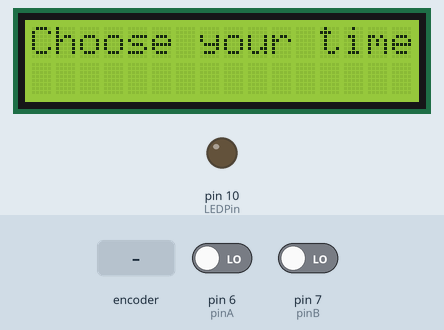
This sketch was run on a simulated Arduino Uno, built with avr-gcc and run on an emulated ATmega328P. Parts: 16×2 character LCD, output pins drawn as LEDs (lit = HIGH). The inputs (shaded band) are chosen by the test bench; at power-on: pin 6 (pinA) LOW, pin 7 (pinB) LOW.

Above: at 1.3 s.
1.4 s: rotary encoder on pin 6 (pinA) / pin 7 (pinB) turned 1 step (first pin leading)
At 2.7 s:
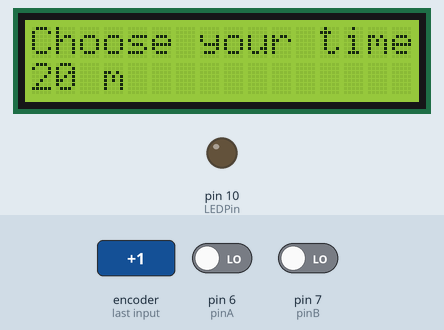
At 10.3 s:
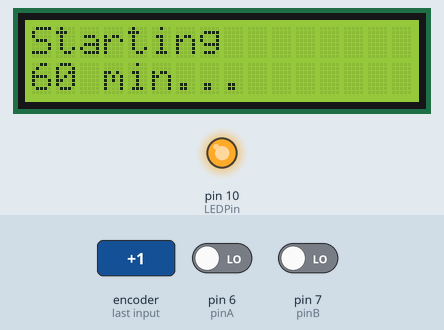
Timing chart, 0 to 11.8 s (numbered marks = the images above; inputs shaded):
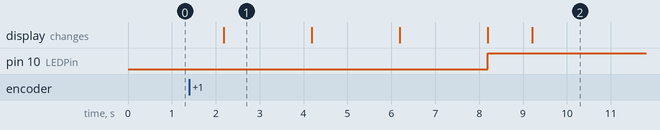

Measured:
- after the input at 1.4 s, pin 10 (LEDPin): LOW → HIGH after 6.8 s; the display: changes after 0.78 s (image 1)
- what the display in image 1 shows lasts 2.0 s, from 2.2 s to 4.2 s

The sketch:

pomodoro_arduino.ino
```cpp
#include <LiquidCrystal_I2C.h>
#include <math.h>
#include <Wire.h>

int lcdColumns = 16;
int lcdRows = 2;

LiquidCrystal_I2C lcd(0x27, lcdColumns, lcdRows);

// initialize the library with the numbers of the interface pins

const int LEDPin = 10;
const int pinA = 6; //ButtonA (PinNumber)
const int pinB = 7;
int workTime = 0;
int breakTime = workTime/5;
int vA; // LOW = 0 eller FALSE
int vB; // HIGH = 1 eller TRUE (Button is pressed down)
int pvA = 0;
int pvB = 0;

void setup() {
  Wire.begin();
  lcd.init();
  lcd.backlight();
  Serial.begin(115200);
    // set up the number of columns and rows on the LCD
  lcd.begin(16, 2);
  // setup of LED
  pinMode(LEDPin, OUTPUT);
  digitalWrite(LEDPin, LOW);
  // set up the switch pin as an input
  pinMode(pinA, INPUT);
  pinMode(pinB, INPUT);
}

//LoopVariables
unsigned long lastMillis, curMillis;

void loop() {
  curMillis = millis(); //This loops millis value
  // check Value of button
  vA = digitalRead(pinA);
  vB = digitalRead(pinB);

  lcd.setCursor(0,0);
  lcd.print("Choose your time");
  int press = 0;

  if (vA == HIGH){

    if (vA == LOW){
      press++;
    }

    if (press > 4){
      press = 0;
    }

  // Må ha en måte å endre kun når jeg trykker på knapp

    switch (press){
      case 0:
        lcd.setCursor(0,1);
        lcd.print("");
        lcd.print("20 m");
        workTime = 20;
        delay(2000);
        vA = LOW;
      case 1:
        lcd.setCursor(0,1);
        lcd.print("");
        lcd.print("40 m");
        delay(2000);
        vA = LOW;
      case 2:
        lcd.setCursor(0,1);
        lcd.print("");
        lcd.print("60 m");
        workTime = 60;
        delay(2000);
        vA = LOW;
      case 3:
        lcd.setCursor(0,1);
        lcd.print("");
        press = 0;
        vA = LOW;
    }
  }

  if(vB == HIGH){
    lcd.clear();
    lcd.print("Starting");
    lcd.setCursor(0,1);
    digitalWrite(LEDPin, HIGH);
    delay(1000);


// skal legge til nedtelling av tid og at det står hvor lang pause det blir

    switch (workTime) {
      case 0:
        lcd.print("Select time...");
        delay(2000);
        lcd.setCursor(0,1);
        lcd.print("");
        break;
      case 20:
        lcd.print("20 min...");
        delay(20*1000);
        break;
      case 40:
        lcd.print("40 min...");
        delay(40*1000);
        break;
      case 60:
        lcd.print("60 min...");
        delay(60*1000);
        break;
    }
  }
  delay(1000);
}
```
